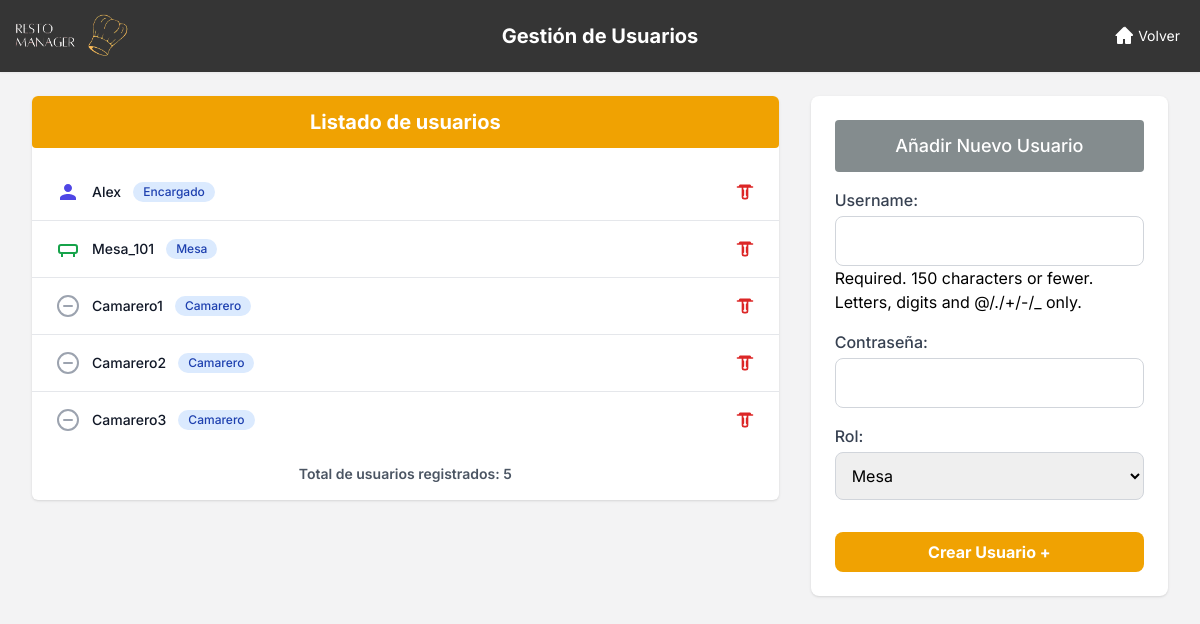
The page /dashboard/usuarios/ (signed in) on the database its author committed.
### restaurante_app/models.py (models this page shows, shortened)
class Usuario(AbstractUser):
    first_name = None
    last_name = None
    ROL_CHOICES = (('MESA', 'Mesa'), ('ENCARGADO', 'Encargado'), ('CAMARERO', 'Camarero'))
    rol = models.CharField(max_length=10, choices=ROL_CHOICES, default='MESA')
    codigo_secreto_camarero = models.CharField(max_length=10, blank=True, null=True, unique=True, help_text="Código secreto para camareros (4 dígitos)")
    objects = UsuarioManager()

### restaurante_app/views.py (the view)
# urls.py: path('dashboard/usuarios/', views.gestion_usuarios_view, name='gestion_usuarios'),
@login_required
def gestion_usuarios_view(request):
    if request.user.rol != 'ENCARGADO':
        return redirect('index')
    if request.method == 'POST':
        form = UsuarioCreationForm(request.POST)
        if form.is_valid():
            form.save()
            messages.success(request, '¡Usuario creado exitosamente!')
            return redirect('gestion_usuarios')
    else:
        form = UsuarioCreationForm()
    usuarios = Usuario.objects.exclude(id=request.user.id)
    context = {
        'usuarios': usuarios,
        'form': form,
    }
    return render(request, 'app/gestion_usuarios.html', context)

### restaurante_app/forms.py (shortened to what this page needs)
class UsuarioCreationForm(forms.ModelForm):
    password = forms.CharField(widget=forms.PasswordInput, label="Contraseña")
    class Meta:
        model = Usuario
        fields = ('username', 'password', 'rol')

### templates/app/gestion_usuarios.html (shortened to what this page needs)
{% load static %}
<!DOCTYPE html>
<html lang="es">
<head>
    <script src="https://cdn.tailwindcss.com"></script>
</head>
<body class="bg-grisClaro">
    <header class="bg-[#353535] shadow-sm relative">
        <div class="w-full mx-auto py-2 px-0 flex items-center justify-between relative">
            <div class="flex items-center ml-[-12px]">
                <img src="{% static 'img/imagelogo.png' %}" alt="Logo" class="h-14 w-45">
            </div>
            <h1 class="absolute left-1/2 transform -translate-x-1/2 text-xl font-bold text-white">
                Gestión de Usuarios
            </h1>
            <div class="flex items-center space-x-4 mr-5">
                <a href="{% url 'dashboard' %}" class="flex items-center text-white text-sm hover:text-gray-300">
                    <svg xmlns="http://www.w3.org/2000/svg" class="h-5 w-5 mr-1" fill="currentColor" viewBox="0 0 20 20">
                        <path d="M10.707 1.293a1 1 0 00-1.414 0l-8 8A1 1 0 002 10h1v7a1 1 0 001 1h4a1 1 0 001-1v-4h2v4a1 1 0 001 1h4a1 1 0 001-1v-7h1a1 1 0 00.707-1.707l-8-8z" />
                    </svg>
                    Volver
                </a>
            </div>
        </div>
    </header>
    <main class="max-w-7xl mx-auto py-6 sm:px-6 lg:px-8 grid grid-cols-1 lg:grid-cols-3 gap-8">
        <div class="lg:col-span-2">
            <div class="bg-white shadow overflow-hidden rounded-md">
                <h1 class="text-center font-bold text-xl mb-4 p-3 rounded" style="background-color: #F0A202; color: white;">
                    Listado de usuarios
                </h1>
                <ul role="list" class="divide-y divide-gray-200">
                    {% for usuario in usuarios %}
                    <li class="px-6 py-4">
                        <div class="flex items-center justify-between">
                            <div class="flex items-center space-x-3">
                                {% if usuario.get_rol_display == "Encargado" %}
                                    <svg xmlns="http://www.w3.org/2000/svg" class="h-6 w-6 text-indigo-600" fill="currentColor" viewBox="0 0 24 24">
                                        <path d="M12 12c2.21 0 4-1.79 4-4s-1.79-4-4-4-4 1.79-4 4 1.79 4 4 4zm0 2c-2.67 0-8 1.34-8 4v2h16v-2c0-2.66-5.33-4-8-4z"/>
                                    </svg>
                                {% elif usuario.get_rol_display == "Mesa" %}
                                    <svg xmlns="http://www.w3.org/2000/svg" class="h-6 w-6 text-green-600" fill="none" viewBox="0 0 24 24" stroke="currentColor">
                                        <rect x="3" y="8" width="18" height="8" stroke="currentColor" stroke-width="2" rx="2" ry="2" />
                                        <line x1="6" y1="16" x2="6" y2="20" stroke="currentColor" stroke-width="2" />
                                        <line x1="18" y1="16" x2="18" y2="20" stroke="currentColor" stroke-width="2" />
                                    </svg>
                                {% else %}
                                    <svg xmlns="http://www.w3.org/2000/svg" class="h-6 w-6 text-gray-400" fill="none" viewBox="0 0 24 24" stroke="currentColor">
                                        <circle cx="12" cy="12" r="10" stroke-width="2" />
                                        <path stroke-linecap="round" stroke-linejoin="round" stroke-width="2" d="M8 12h8" />
                                    </svg>
                                {% endif %}
                                <span class="text-sm font-medium text-gray-900">{{ usuario.username }}</span>
                                <span class="ml-3 inline-flex items-center px-2.5 py-0.5 rounded-full text-xs font-medium bg-blue-100 text-blue-800">
                                    {{ usuario.get_rol_display }}
                                </span>
                            </div>
                            <div>
                            <form action="{% url 'eliminar_usuario' user_id=usuario.id %}" method="post" class="inline eliminar-form">
                            <button type="button" class="text-red-600 hover:text-red-900 flex items-center space-x-1 btn-eliminar">
                                <svg xmlns="http://www.w3.org/2000/svg" class="h-5 w-5" fill="none" viewBox="0 0 24 24" stroke="currentColor" stroke-width="2">
                                <path stroke-linecap="round" stroke-linejoin="round" d="M3 6h18M9 6v12a2 2 0 002 2h2a2 2 0 002-2V6M10 10v6M14 10v6M5 6l1-2h12l1 2" />
                                </svg>
                            </button>
                            </form>
                            </div>
                        </div>
                    </li>
                    {% empty %}
                    <li class="px-6 py-4 text-center text-gray-500">No hay otros usuarios registrados.</li>
                    {% endfor %}
                </ul>
                <div class="p-4 text-center text-sm text-gray-600 font-semibold">
                    Total de usuarios registrados: {{ usuarios|length }}
                </div>
            </div>
        </div>
        <div class="lg:col-span-1">
            <div class="bg-white shadow rounded-lg p-6">
                <h2 class="text-lg font-medium text-white mb-4 text-center p-3 rounded" style="background-color: #848C8E;">
                    Añadir Nuevo Usuario
                </h2>
                <form method="post">
                    {{ form.as_p }}
                    <button type="submit" class="w-full mt-4 font-bold py-2 px-4 rounded-lg hover:bg-yellow-600" style="background-color: #F0A202; color: white;">
                        Crear Usuario +
                    </button>
                </form>
            </div>
        </div>
    </main>
</body>
</html>

### templates/app/gestion_usuarios.html (style rules this page uses)
body { font-family: 'Inter', sans-serif; }
form p { margin-bottom: 1rem; }
form label { display: block; margin-bottom: 0.25rem; font-weight: 500; color: #374151; }
form input, form select { display: block; width: 100%; padding: 0.75rem; border: 1px solid #D1D5DB; border-radius: 0.5rem; }

### rows shown on the page
Usuario: username "Alex", rol "Encargado"
Usuario: username "Mesa_101", rol "Mesa"
Usuario: username "Camarero1", rol "Camarero"
Usuario: username "Camarero2", rol "Camarero"
Usuario: username "Camarero3", rol "Camarero"

### other values the page prints
{{ usuarios|length }} "5"
